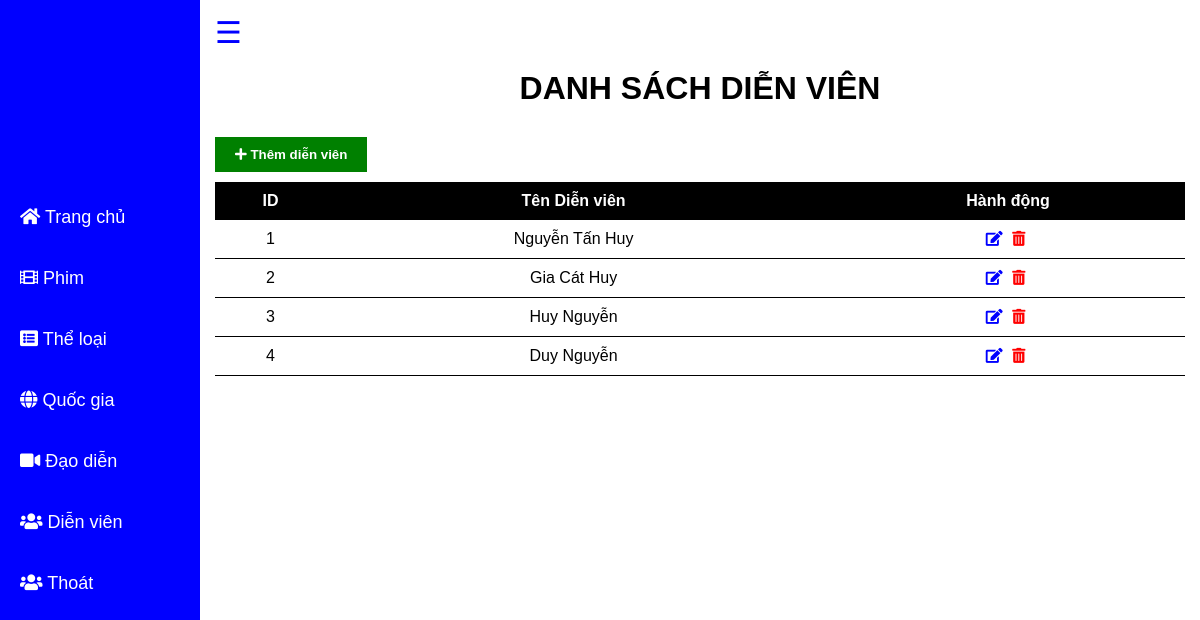
/admin/actor.php, run on the app's committed database.
### tables this page shows
CREATE TABLE `actors` (
  `actor_id` int(11) NOT NULL,
  `actor_name` varchar(50) NOT NULL
);

### admin/actor.php (the view, shortened to what this page needs)
<!DOCTYPE html>
<html lang="vi">
<?php
include 'head.php';
?>
<body>
    <div class="container-custom">
        <?php
        include 'sidebar.php';
        ?>
        <div class="content" id="main-content">
            <span id="menu-toggle" onclick="toggleSidebar()">&#9776;</span>
            <main>
                <h1>Danh sách diễn viên</h1>
                <button class="button" onclick="location.href='add_actor.php'">
                    <i class="fas fa-plus"></i> Thêm diễn viên
                </button>
                <div class="table-responsive">
                    <table>
                        <thead>
                            <tr>
                                <th>ID</th>
                                <th>Tên Diễn viên</th>
                                <th>Hành động</th>
                            </tr>
                        </thead>
                        <tbody>
                            <?php
                            include 'db_connection.php';
                            $sql = "SELECT * FROM actors ORDER BY actor_id";
                            $result = $conn->query($sql);
                            if ($result->num_rows > 0) {
                                while ($row = $result->fetch_assoc()) {
                                    echo '<tr>';
                                    echo '<td  class="center">' . $row['actor_id'] . '</td>';
                                    echo '<td  class="center">' . $row['actor_name'] . '</td>';
                                    echo '<td class="center">
                                            <a href="edit_actor.php?id=' . $row['actor_id'] . '"><i class="fas fa-edit icon icon-edit"></i></a>
                                            <a href="process_delete_actor.php?id=' . $row['actor_id'] . '"><i class="fas fa-trash-alt icon icon-delete"></i></a>
                                          </td>';
                                    echo '</tr>';
                                }
                            } else {
                                echo '<tr><td colspan="3">Không có diễn viên nào trong cơ sở dữ liệu.</td></tr>';
                            }
                            ?>
                        </tbody>
                    </table>
                </div>
            </main>
        </div>
    </div>
</body>
</html>

### admin/assets/css/styles.css (style rules this page uses)
:root { --white-color: rgb(255, 255, 255); --black-color: rgb(0, 0, 0); --gray-color: rgb(128, 128, 128); --light-gray-color: rgb(211, 211, 211); --dark-color: rgb(20, 20, 20); --violet-color: rgb(238, 130, 238); --indigo-color: rgb(75, 0, 130); --blue-color: rgb(0, 0, 255); --green-color: rgb(0, 128, 0); --yellow-color: rgb(255, 255, 0); --orange-color: rgb(255, 165, 0); --red-color: rgb(255, 0, 0); --background-blur-color: rgba(0, 0, 0, 0.3); --form-color: rgba(0, 0, 0, 0.5); --shadow-color: rgba(255, 255, 255, 0.5); --search-color: rgba(255, 255, 255, 0.2); --search-focus-color: rgba(255, 255, 255, 0.3); --sidebar-width: 200px; --font-size-medium: 16px; --font-size-small: 14px; --button-padding: 10px 20px; }
* { margin: 0; padding: 0; box-sizing: border-box; text-decoration: none; }
body { font-family: Arial, sans-serif; margin: 0; padding: 0; background-color: var(--white-color); }
.container-custom { display: flex; }
.content { flex: 1; padding: 15px; }
#main-content { margin-left: 200px; margin-top: 200px; }
#menu-toggle { font-size: 30px; cursor: pointer; color: var(--blue-color); z-index: 2; }
h1 { color: var(--black-color); margin: 20px 0; text-align: center; text-transform: uppercase; }
table { width: 100%; border-collapse: collapse; margin: 0; background-color: var(--white-color); }
th, td { padding: 10px 0 10px 10px; text-align: left; }
th { background-color: var(--black-color); text-align: center; color: var(--white-color); }
td { border-bottom: 1px solid var(--black-color); color: var(--black-color); }
.center { text-align: center; }
.button { padding: var(--button-padding); margin: 10px 10px 10px 0; background-color: var(--green-color); color: var(--white-color); border: none; cursor: pointer; transition: background-color 0.3s; font-weight: bold; }
.icon { font-size: 15px; cursor: pointer; margin-right: 5px; transition: color 0.3s; }
.icon-delete { color: var(--red-color); }
.icon-edit { color: var(--blue-color); }

### data on the page
actors: actor_id "1", actor_name "Nguyễn Tấn Huy"
actors: actor_id "2", actor_name "Gia Cát Huy"
actors: actor_id "3", actor_name "Huy Nguyễn"
actors: actor_id "4", actor_name "Duy Nguyễn"
